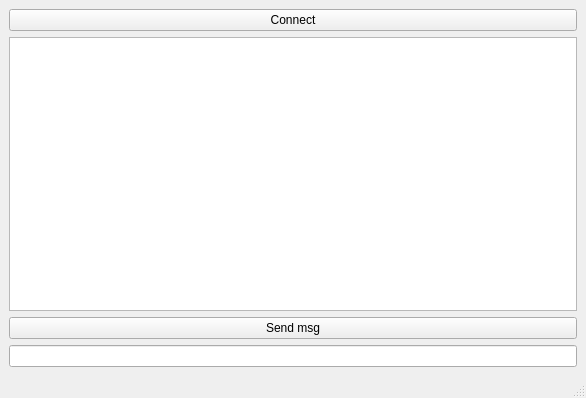
<?xml version="1.0" encoding="UTF-8"?>
<ui version="4.0">
 <class>MainWindow</class>
 <widget class="QMainWindow" name="MainWindow">
  <property name="geometry">
   <rect>
    <x>0</x>
    <y>0</y>
    <width>586</width>
    <height>398</height>
   </rect>
  </property>
  <property name="windowTitle">
   <string>MainWindow</string>
  </property>
  <widget class="QWidget" name="centralwidget">
   <layout class="QVBoxLayout" name="verticalLayout">
    <item>
     <widget class="QPushButton" name="pushButton">
      <property name="text">
       <string>Connect</string>
      </property>
     </widget>
    </item>
    <item>
     <widget class="QTextBrowser" name="textBrowser"/>
    </item>
    <item>
     <widget class="QPushButton" name="pushButton_2">
      <property name="text">
       <string>Send msg</string>
      </property>
     </widget>
    </item>
    <item>
     <widget class="QLineEdit" name="lineEdit"/>
    </item>
   </layout>
  </widget>
  <widget class="QMenuBar" name="menubar">
   <property name="geometry">
    <rect>
     <x>0</x>
     <y>0</y>
     <width>586</width>
     <height>20</height>
    </rect>
   </property>
  </widget>
  <widget class="QStatusBar" name="statusbar"/>
 </widget>
 <resources/>
 <connections/>
</ui>
